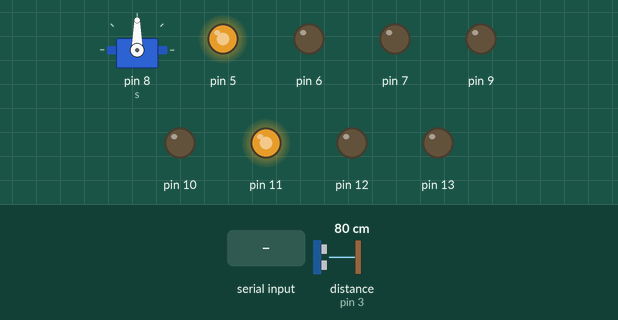
Simulated run of this sketch. Board: Arduino Uno, built with avr-gcc and run on an emulated ATmega328P. Shown: servo, output pins drawn as LEDs (lit = HIGH). The inputs (shaded band) are chosen by the test bench; at power-on: distance to the obstacle (sensor on pin 3) 80 cm.

Above: at 1.2 s.
1.3 s: "2" received over Serial
At 2.7 s:
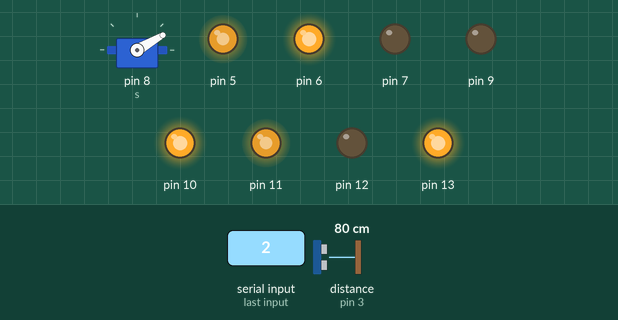
4.3 s: "1" received over Serial
At 5.0 s:
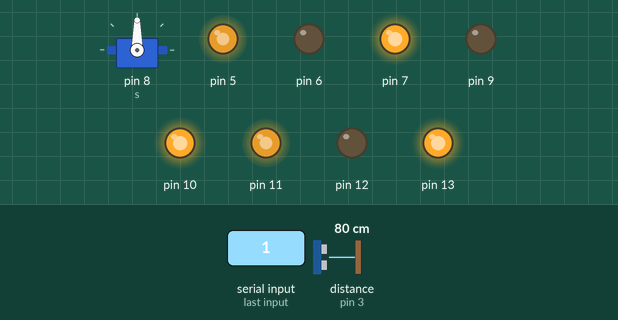
7.3 s: "3" received over Serial
At 8.0 s:
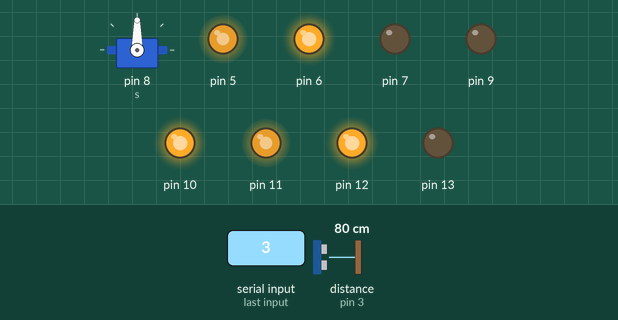
10.3 s: "4" received over Serial
At 11.9 s:
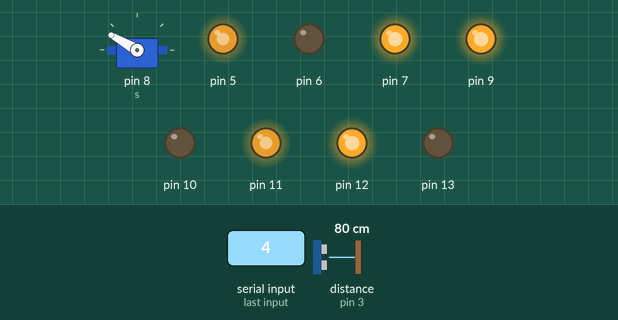
13.3 s: "1" received over Serial
At 14.2 s:
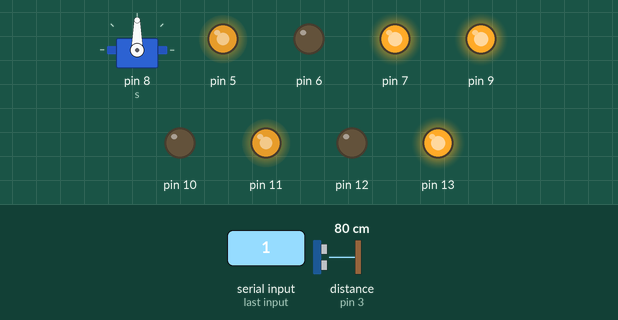
16.3 s: "2" received over Serial
At 18.85 s:
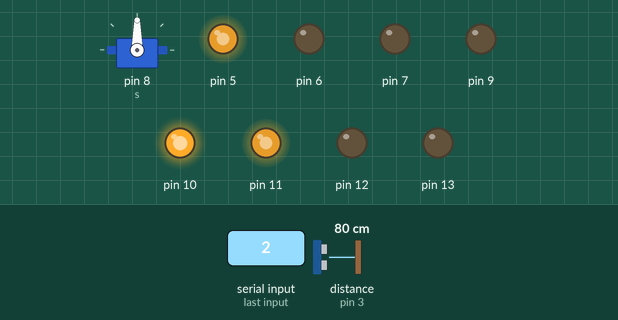
Timing chart, 0 to 19.1 s (numbered marks = the images above; inputs shaded):
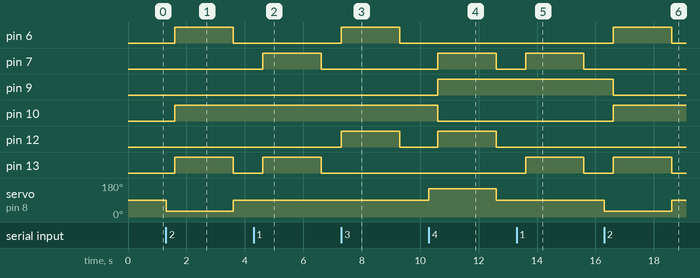

The sketch:

ROBO_CAR.ino
```cpp
#include <Servo.h>
Servo s = Servo();
#include <Ultrasonic.h>
Ultrasonic u = Ultrasonic(4,3);

void setup() {
  pinMode(13, OUTPUT);
  pinMode(12, OUTPUT);
  pinMode(11, OUTPUT);

  pinMode(7, OUTPUT);
  pinMode(6, OUTPUT);
  pinMode(5, OUTPUT);
  pinMode(10, OUTPUT);
  pinMode(9, OUTPUT);
  analogWrite(11, 200);
  analogWrite(5, 200);
  s.attach(8);
  Serial.begin(9600);


}

void loop() {

  int x = Serial.read();

  if (x == '1') {
    s.write(90);
    delay(300);
    int d = u.distanceRead();


    if (d > 10) {
      digitalWrite(13, HIGH);
      digitalWrite(12, LOW);

      digitalWrite(7, HIGH);
      digitalWrite(6, LOW);

      delay(2000);

      digitalWrite(13, LOW);
      digitalWrite(12, LOW);

      digitalWrite(7, LOW);
      digitalWrite(6, LOW);
    }

  }
  if (x == '2') {
    s.write(30);
    delay(300);
    int d = u.distanceRead();

    if (d > 10) {
      digitalWrite(10,HIGH);
      digitalWrite(9,LOW);

      digitalWrite(13, HIGH);
      digitalWrite(12, LOW);

      digitalWrite(6, HIGH);
      digitalWrite(7, LOW);

      delay(2000);

      digitalWrite(13, LOW);
      digitalWrite(12, LOW);

      digitalWrite(7, LOW);
      digitalWrite(6, LOW);
    }
    s.write(90);
  }
  if (x == '3') {
    digitalWrite(12, HIGH);
    digitalWrite(13, LOW);
    digitalWrite(6, HIGH);
    digitalWrite(7, LOW);
    delay(2000);
    digitalWrite(12, LOW);
    digitalWrite(13, LOW);
    digitalWrite(6, LOW);
    digitalWrite(7, LOW);
  }
  if (x == '4') {
    s.write(150);
    delay(300);
    int d = u.distanceRead();

    if (d > 10) {
      digitalWrite(9,HIGH);
      digitalWrite(10,LOW);
      digitalWrite(12, HIGH);
      digitalWrite(13, LOW);
      digitalWrite(6, LOW);
      digitalWrite(7, HIGH);
      delay(2000);
      digitalWrite(12, LOW);
      digitalWrite(13, LOW);
      digitalWrite(6, LOW);
      digitalWrite(7, LOW);
    }
    s.write(90);
  }

}
```

Measured:
- after the input at 1.3 s, pin 6, pin 13: LOW → HIGH after 0.31 s, → LOW 2.0 s later; pin 10: LOW → HIGH after 0.31 s; servo on pin 8 (s): 90° → 30° at once, → 90° 2.3 s later
- after the input at 4.3 s, pin 7, pin 13: LOW → HIGH after 0.31 s, → LOW 2.0 s later
- after the input at 7.3 s, pin 6, pin 12: LOW → HIGH at once, → LOW 2.0 s later
- after the input at 10.3 s, pin 7, pin 12: LOW → HIGH after 0.31 s, → LOW 2.0 s later; pin 9: LOW → HIGH after 0.31 s; pin 10: HIGH → LOW after 0.31 s; servo on pin 8 (s): 90° → 150° at once, → 90° 2.3 s later
- after the input at 13.3 s, pin 7, pin 13: LOW → HIGH after 0.31 s, → LOW 2.0 s later
- after the input at 16.3 s, pin 6, pin 13: LOW → HIGH after 0.31 s, → LOW 2.0 s later; pin 9: HIGH → LOW after 0.31 s; pin 10: LOW → HIGH after 0.31 s; servo on pin 8 (s): 90° → 30° at once, → 90° 2.3 s later
